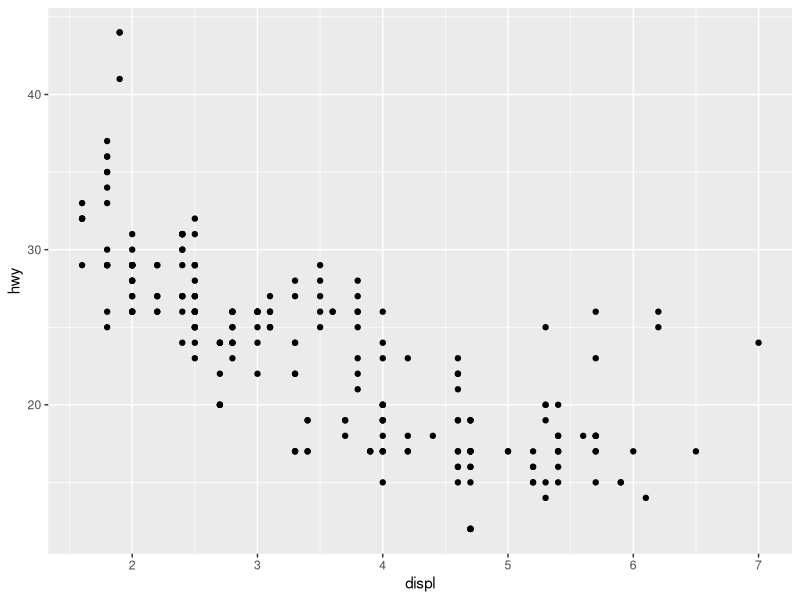
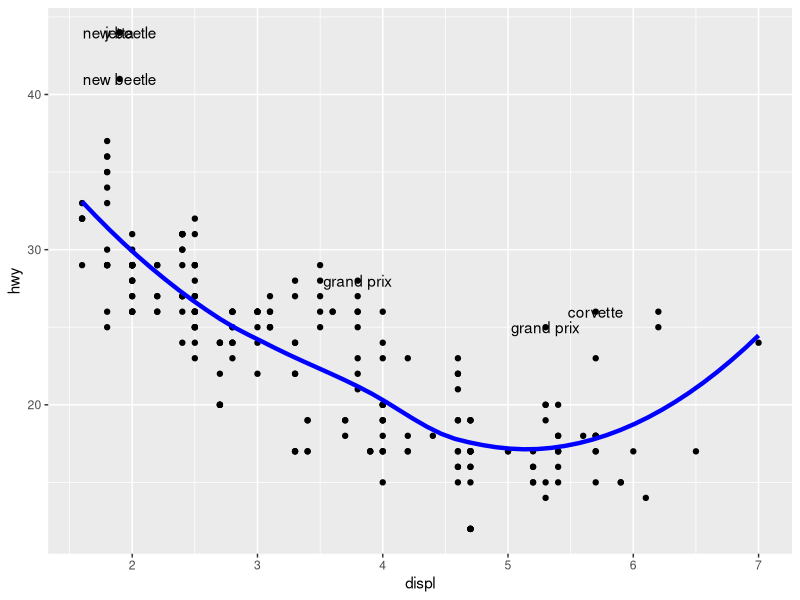
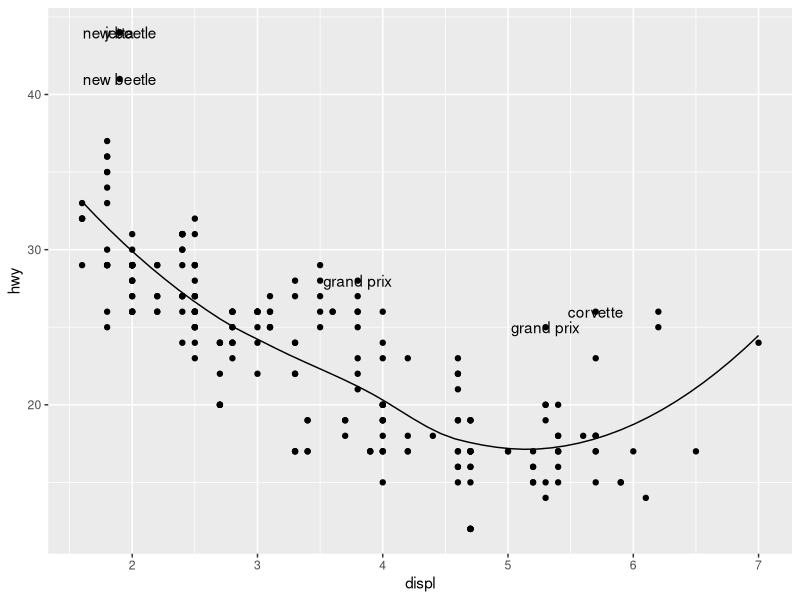
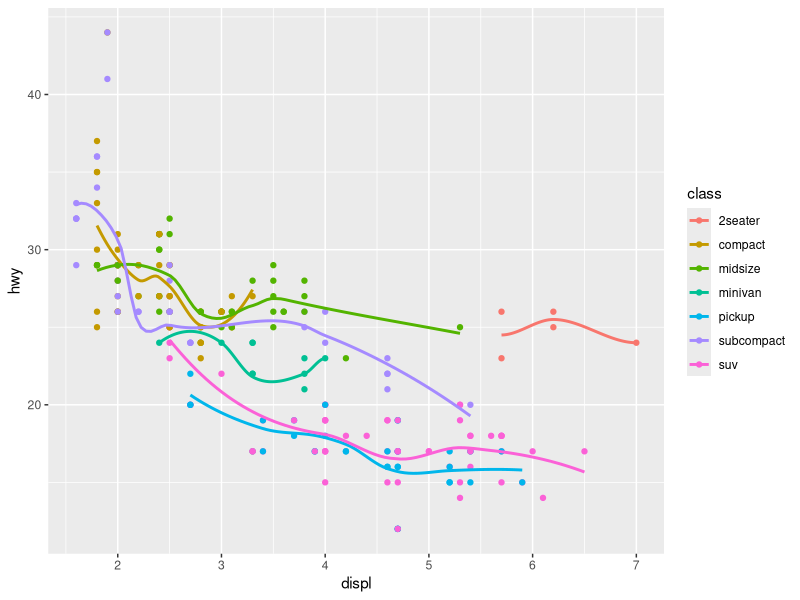
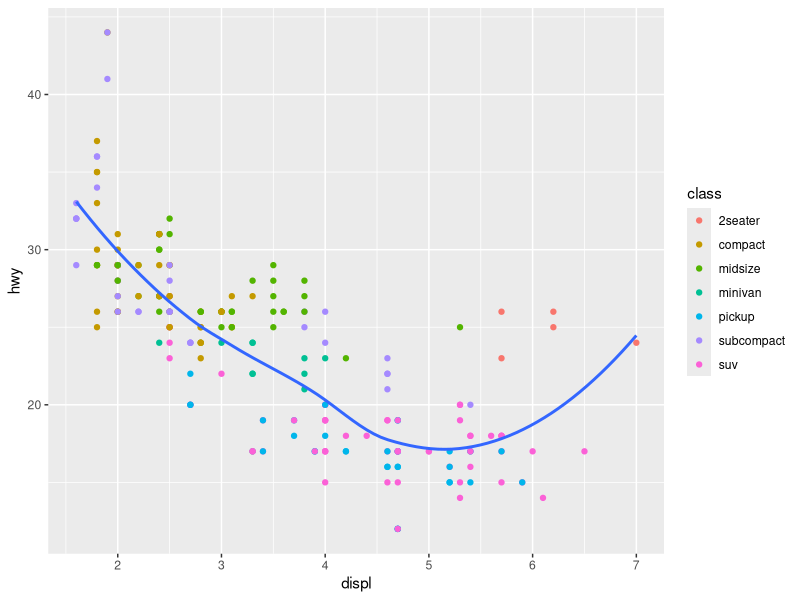
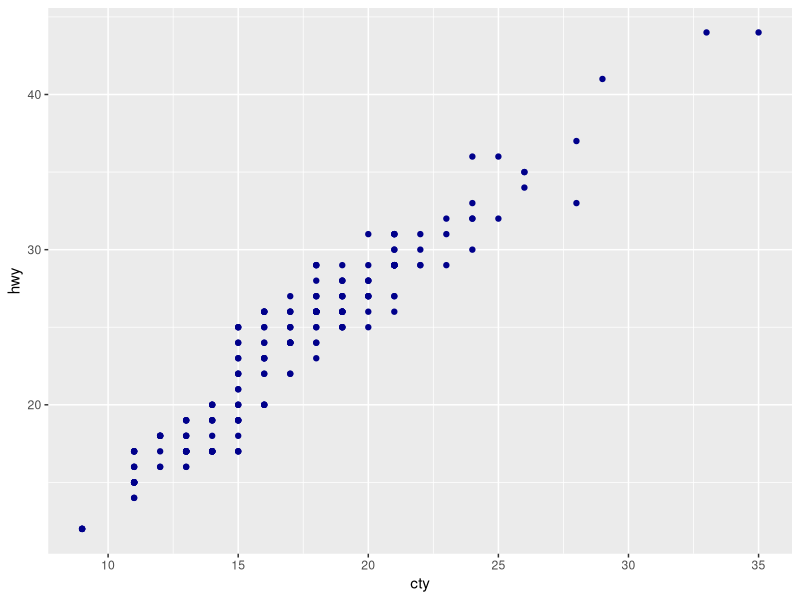
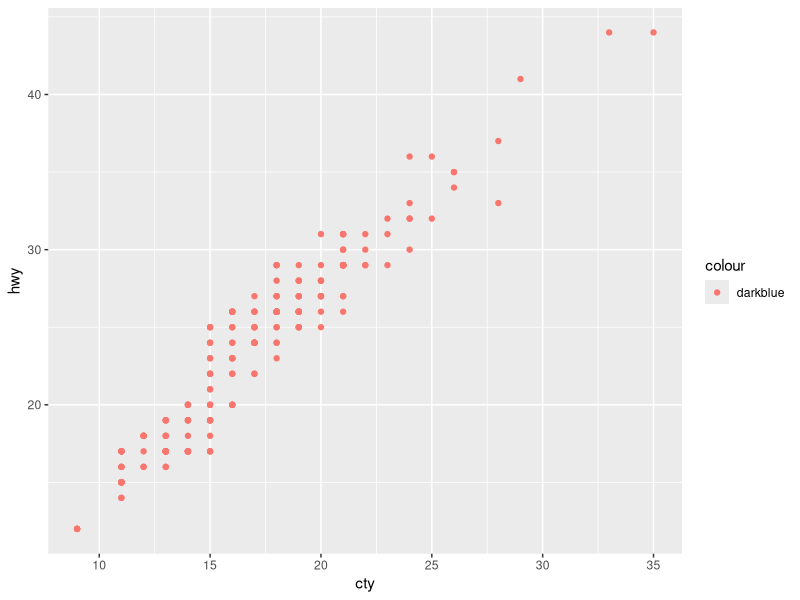
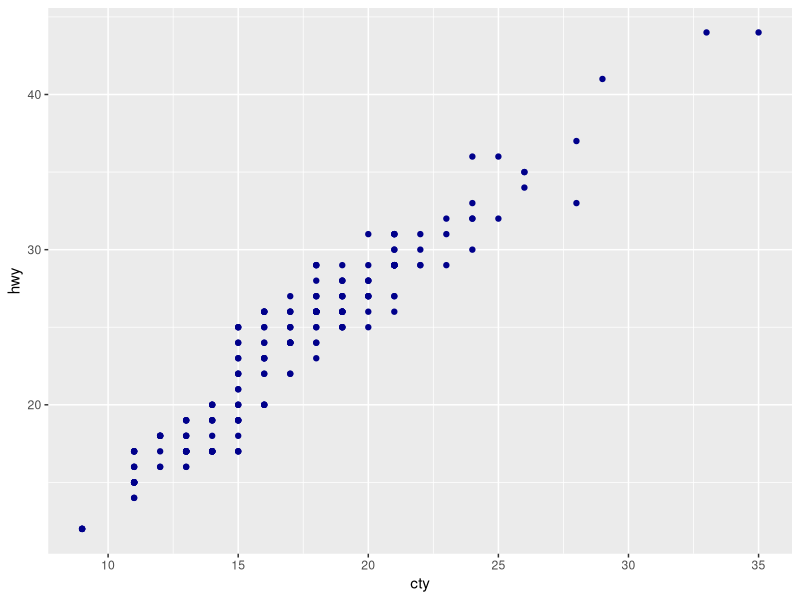

The R script that drew these images, in order: (Note: this script raises an error after producing the figures.)
## ---- chunk 1
library(ggplot2)
p <- ggplot(mpg, aes(displ, hwy))
p + geom_point()
## ---- chunk 2
mod <- loess(hwy ~ displ, data = mpg)
grid <- data.frame(displ = seq(min(mpg$displ), max(mpg$displ), length = 50))
grid$hwy <- predict(mod, newdata = grid)
head(grid)
## ---- chunk 3
std_resid <- resid(mod) / mod$s
outlier <- subset(mpg, abs(std_resid) > 2)
## ---- chunk 4
ggplot(mpg, aes(displ, hwy)) + 
  geom_point() + 
  geom_line(data = grid, colour = "blue", size = 1.5) + 
  geom_text(data = outlier, aes(label = model))
## ---- chunk 5
ggplot(mapping = aes(displ, hwy)) + 
  geom_point(data = mpg) + 
  geom_line(data = grid) + 
  geom_text(data = outlier, aes(label = model))
## ---- chunk 6
library(dplyr)
class <- mpg %>% 
  group_by(class) %>% 
  summarise(n = n(), hwy = mean(hwy))
## ---- chunk 7
ggplot(mpg, aes(displ, hwy, colour = class)) + 
  geom_point() + 
  geom_smooth(se = FALSE)

ggplot(mpg, aes(displ, hwy)) + 
  geom_point(aes(colour = class)) + 
  geom_smooth(se = FALSE)
## ---- chunk 8
ggplot(mpg, aes(cty, hwy)) + 
  geom_point(colour = "darkblue") 

ggplot(mpg, aes(cty, hwy)) + 
  geom_point(aes(colour = "darkblue"))
## ---- chunk 9
ggplot(mpg, aes(cty, hwy)) + 
  geom_point(aes(colour = "darkblue")) + 
  scale_colour_identity()
## ---- chunk 10
ggplot(mpg, aes(displ, hwy)) + 
  geom_point() +
  geom_smooth(aes(colour = "loess"), method = "loess", se = FALSE) + 
  geom_smooth(aes(colour = "lm"), method = "lm", se = FALSE)
## ---- chunk 11
ggplot(mpg) + 
  geom_point(aes(mpg$disp, mpg$hwy))

ggplot() + 
  geom_point(mapping = aes(y = hwy, x = cty), data = mpg) +
  geom_smooth(data = mpg, mapping = aes(cty, hwy))

ggplot(diamonds, aes(carat, price)) + 
  geom_point(aes(log(brainwt), log(bodywt)), data = msleep)
## ---- chunk 12
ggplot(mpg) +
  geom_point(aes(class, cty)) + 
  geom_boxplot(aes(trans, hwy))
## ---- chunk 13
ggplot(mpg, aes(trans, cty)) + 
  geom_point() + 
  stat_summary(geom = "point", fun.y = "mean", colour = "red", size = 4)

ggplot(mpg, aes(trans, cty)) + 
  geom_point() + 
  geom_point(stat = "summary", fun.y = "mean", colour = "red", size = 4)
## ---- chunk 14
ggplot(diamonds, aes(price)) + 
  geom_histogram(aes(y = ..density..), binwidth = 500)
## ---- chunk 15
ggplot(diamonds, aes(price, colour = cut)) + 
  geom_freqpoly(binwidth = 500)
ggplot(diamonds, aes(price, colour = cut)) + 
  geom_freqpoly(aes(y = ..density..), binwidth = 500)
## ---- chunk 16
mod <- loess(hwy ~ displ, data = mpg)
smoothed <- data.frame(displ = seq(1.6, 7, length = 50))
pred <- predict(mod, newdata = smoothed, se = TRUE) 
smoothed$hwy <- pred$fit
smoothed$hwy_lwr <- pred$fit - 1.96 * pred$se.fit
smoothed$hwy_upr <- pred$fit + 1.96 * pred$se.fit
## ---- chunk 17
dplot <- ggplot(diamonds, aes(clarity, fill = cut)) + 
  theme(legend.position = "none")
dplot + geom_bar()
dplot + geom_bar(position = "fill")
dplot + geom_bar(position = "dodge")
## ---- chunk 18
dplot + geom_bar(position = "identity")
ggplot(diamonds, aes(clarity, colour = cut)) + 
  geom_freqpoly(aes(group = cut)) + 
  theme(legend.position = "none")
## ---- chunk 19
ggplot(mpg, aes(displ, hwy)) + 
  geom_point(position = "jitter")
ggplot(mpg, aes(displ, hwy)) + 
  geom_point(position = position_jitter(width = 0.02, height = 0.2))

